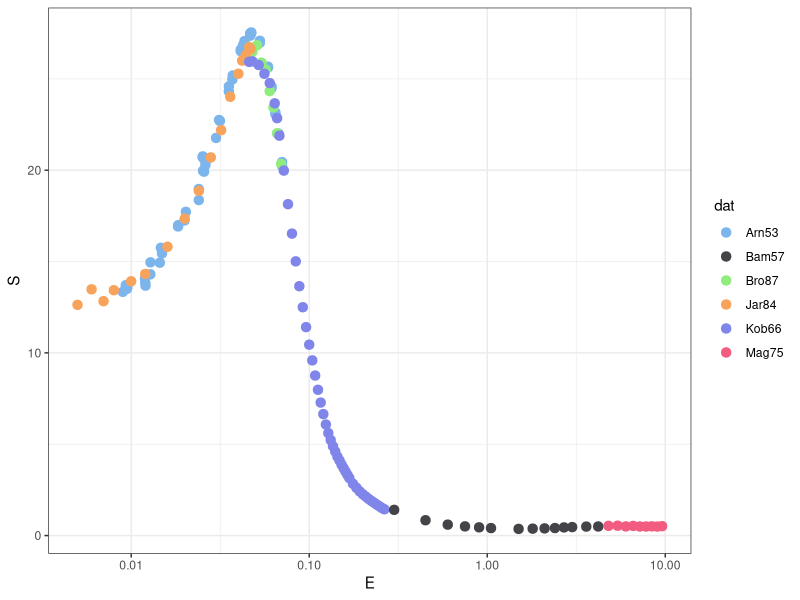

Source code (R):
# Read Tdn
require(ggplot2);require(ggthemes);require(dplyr);require(magrittr)

#--Get File names


# Data of interest

# extra

Mag75  <-  read.table("tdn_mag75b.dat") %>%
  set_colnames(.,c("E","E_stat","S","Stat")) %>%
  select(.,c("E","S","Stat")) %>%
   mutate(.,Syst=mean(0.5*S)) %>%  
  mutate(.,dat="Mag75") 



Bam57  <-  read.table("tdn_bam57b.dat") %>%
  set_colnames(.,c("E","E_stat","S","Stat")) %>%
  select(.,c("E","S","Stat")) %>%
  mutate(.,Syst=mean(0.5*S)) %>%  
  mutate(.,dat="Bam57") 


# Current
Arn53  <-  read.table("data_arnold.dat") %>%
  set_colnames(.,c("E","S","Stat")) %>%
  mutate(.,Syst=mean(0.02*S)) %>%  
  mutate(.,dat="Arn53") 


Bro87 <- read.table("data_brown.dat") %>%
  set_colnames(.,c("E","S","Stat")) %>%
         mutate(.,Syst= mean(0.013*S)) %>%
        mutate(.,dat="Bro87")

Jar84 <- read.table("data_jarmie.dat") %>%
  set_colnames(.,c("E","S","Stat")) %>%
  mutate(.,Syst= mean(0.0126*S)) %>%
  mutate(.,dat="Jar84")


Kob66 <- read.table("data_kobzev.dat") %>%
  set_colnames(.,c("E","S","Stat")) %>%
  mutate(.,Syst = mean(0.025*S)) %>%
  mutate(.,dat="Kob66")

# Remove bad points

ensamble <- rbind(Arn53, Bro87,Jar84,Kob66,Mag75,Bam57)

#ensamble <- rbind(Bame57, Brown87,Jarmie86)


write.csv(ensamble,"ensamble_Tdn_extra.csv",row.names = F)

ggplot(ensamble,aes(x=E,y=S,color=dat))+geom_point(size=2.85)+
  theme_bw()+scale_x_log10()+scale_color_hc() 


